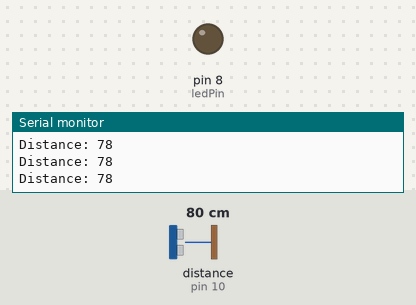
The sketch below on a simulated Arduino Uno, built with avr-gcc and run on an emulated ATmega328P. Shown: output pins drawn as LEDs (lit = HIGH), the last lines printed to the serial monitor. Wiring (inferred from the names in the program): ultrasonic range finder: trigger pin 9; echo pin 10. Inputs (shaded band) come from the test bench; at power-on: distance to the obstacle (sensor on pin 10) 80 cm. The echo pulse lasts 58.3 µs per cm; pins used as bus, display or sensor lines are not drawn.

Above: at 1.2 s.
1.3 s: distance to the obstacle (sensor on pin 10) set to 23 cm
2.8 s: distance to the obstacle (sensor on pin 10) set to 19 cm
At 3.7 s:
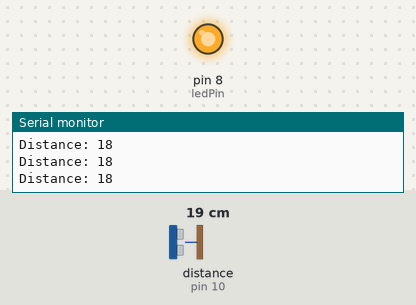
4.4 s: distance to the obstacle (sensor on pin 10) set to 35 cm
At 5.6 s:
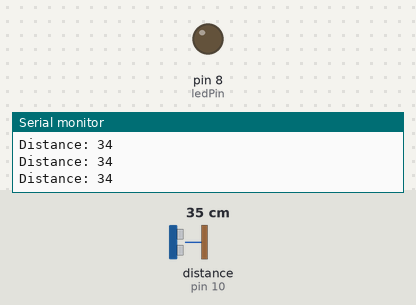
5.9 s: distance to the obstacle (sensor on pin 10) set to 9 cm
At 7.2 s:
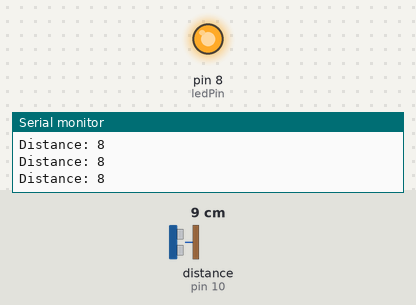
Timing chart, 0 to 8.4 s (numbered marks = the images above; inputs shaded):
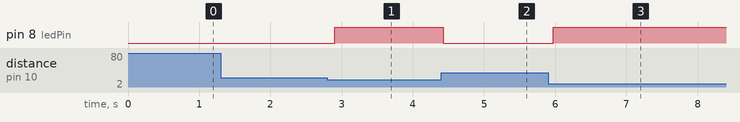

The sketch:

main.ino
```cpp
// 定義引腳
const int trigPin = 9;
const int echoPin = 10;
const int ledPin = 8;

// 定義變數
long duration;
int distance;

void setup() {
  // 初始化引腳模式
  pinMode(trigPin, OUTPUT);
  pinMode(echoPin, INPUT);
  pinMode(ledPin, OUTPUT);
  // 初始化序列通訊
  Serial.begin(9600);
}

void loop() {
  // 發送超音波脈衝
  digitalWrite(trigPin, LOW);
  delayMicroseconds(2);
  digitalWrite(trigPin, HIGH);
  delayMicroseconds(10);
  digitalWrite(trigPin, LOW);

  // 讀取回聲脈衝的持續時間
  duration = pulseIn(echoPin, HIGH);

  // 計算距離
  distance = duration * 0.034 / 2;

  // 在序列監視器上輸出距離
  Serial.print("Distance: ");
  Serial.println(distance);

  // 根據距離控制LED
  if (distance < 20) { // 如果距離小於20公分
    digitalWrite(ledPin, HIGH); // 點亮LED
  } else {
    digitalWrite(ledPin, LOW); // 熄滅LED
  }

  delay(100);
}
```

Measured:
- the behaviour switches between 21 and 20 cm on distance to the obstacle (sensor on pin 10) (found by bisection; images 0 and 1)
- after the input at 2.8 s, pin 8 (ledPin): LOW → HIGH after 0.10 s
- after the input at 4.4 s, pin 8 (ledPin): HIGH → LOW at once
- after the input at 5.9 s, pin 8 (ledPin): LOW → HIGH after 0.07 s
